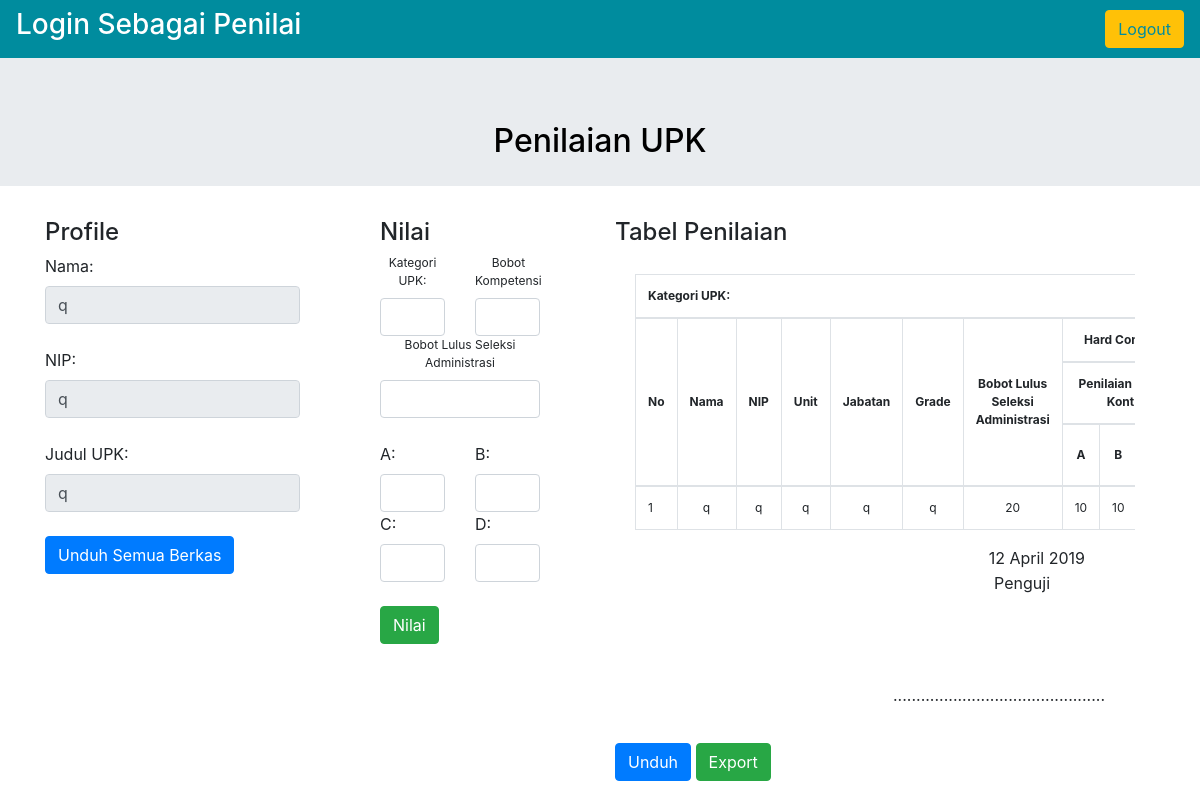
The page /penilaian.php?nip=q on the database its author committed.
### tables this page shows
CREATE TABLE `users` (
  `id` int(11) NOT NULL,
  `nama` varchar(255) NOT NULL,
  `nip` varchar(8) NOT NULL,
  `unit` varchar(255) NOT NULL,
  `jabatan` varchar(255) NOT NULL,
  `grade` varchar(255) NOT NULL,
  `tanggal` varchar(255) NOT NULL,
  `judul` varchar(255) NOT NULL,
  `berkas1` varchar(255) NOT NULL,
  `berkas2` varchar(255) NOT NULL,
  `berkas3` varchar(255) NOT NULL,
  `cv` varchar(255) NOT NULL,
  `talent1` varchar(255) NOT NULL,
  `talent2` varchar(255) NOT NULL,
  `talent3` varchar(255) NOT NULL,
  `lulus` int(11) NOT NULL,
  `a` int(2) NOT NULL,
  `b` int(2) NOT NULL,
  `c` int(2) NOT NULL,
  `d` int(2) NOT NULL,
  `bobot` int(11) NOT NULL,
  `nilai` int(3) NOT NULL,
  `presentasi` varchar(255) NOT NULL,
  `usertype` varchar(255) NOT NULL,
  `password` varchar(255) NOT NULL,
  `password2` varchar(255) NOT NULL
);

### penilaian.php (the view, shortened to what this page needs)
<?php
  $id = $_REQUEST['nip'];
  include('server/server.php');
  $sql = "SELECT * FROM users WHERE nip='$id'";
  $query = mysqli_query($db, $sql);
  while ($row = mysqli_fetch_array($query)){
    $nama = $row['nama'];
    $nip = $row['nip'];
    $judul = $row['judul'];
    $unit = $row['unit'];
    $jabatan = $row['jabatan'];
    $grade = $row['grade'];
    $lulus = $row['lulus'];
    $a = $row['a'];    $b = $row['b'];    $c = $row['c'];    $d = $row['d'];
  }
?>
<!DOCTYPE html>
<html>
<head>
  <link rel="stylesheet" href="index.css">
  <link rel="stylesheet" href="https://maxcdn.bootstrapcdn.com/bootstrap/4.2.1/css/bootstrap.min.css">
</head>
<body>
<div id="nav">
    <nav class="navbar navbar-expand-sm navbar-custom">
      <h3 style="color: #fff;">Login Sebagai Penilai</h3>
      <a class="btn btn-warning ml-auto" href="server/logout.php" role="button" style="color: #008C9E;">Logout</a>
  </nav>
</div>
  <div class="jumbotron jumbotron-fluid">
    <h2 style="color: black;">Penilaian UPK</h2>
  </div>
<div class="container">
  <div class="row">
    <div class="col-xl-3 col-sm-6 col-mb-3">
      <form>
        <h4>Profile</h4>
        <label for="nama">Nama:</label>
        <input type="text" name="nama" placeholder="" required class="form-control" value="<?php echo ($nama); ?>" disabled="" />
        <br>
        <label for="nip">NIP:</label>
        <input type="text" name="nip" placeholder="" required class="form-control" value="<?php echo ($nip); ?>" disabled="" />
        <br>
        <label for="judul">Judul UPK:</label>
        <input type="text" name="judul" placeholder="" required class="form-control" value="<?php echo ($judul); ?>" disabled="" />
        <br>
      </form>
      <a href="server/donlod.php"><button type="submit" class="btn btn-primary">Unduh Semua Berkas</button></a>
    </div>
    <div class="col-xl-3 col-sm-4 col-mb-3" style="margin-left: 50px;">
      <form action="#" method="post">
        <h4>Nilai</h4>
        <div class="row">
          <div class="col-4">
            <label for="kategory" style="font-size: 12px; text-align: center">Kategori UPK: </label>
            <input type="text" maxlength="1" name="kategori" placeholder="" required class="form-control" value="" id="kategori" style="text-transform: uppercase;" />
          </div>
          <div class="col-4">
            <label for="bobot" style="font-size: 12px; text-align: center">Bobot Kompetensi</label>
            <input type="text" maxlength="2" name="bobot" placeholder="" required class="form-control" value="" id="bobot"/>
          </div>
        </div>
        <div class="row">
          <div class="col-8">
            <label for="bobot" style="font-size: 12px; text-align: center">Bobot Lulus Seleksi Administrasi</label>
            <input type="text" maxlength="2" name="bobotL" onKeyUp="if(this.value>20){this.value='20';}else if(this.value<0){this.value='0';}" placeholder="" required class="form-control" value="" id="bobotL"/>
          </div>
        </div>
        <br>
        <div class="row">
          <div class="col-4">
            <label for="nilaiA">A:</label>
            <input type="text" maxlength="2" name="nilaiA" onKeyUp="if(this.value>10){this.value='10';}else if(this.value<0){this.value='0';}" placeholder="" required class="form-control" value="" id="na" />
          </div>
          <div class="col-4">
            <label for="nilaiB">B:</label>
            <input type="text" maxlength="2" name="nilaiB" onKeyUp="if(this.value>10){this.value='10';}else if(this.value<0){this.value='0';}" placeholder="" required class="form-control" value="" id="nb" />
          </div>
        </div>
        <div class="row">
          <div class="col-4">
            <label for="nilaiC">C:</label>
            <input type="text" maxlength="2" name="nilaiC" onKeyUp="if(this.value>10){this.value='10';}else if(this.value<0){this.value='0';}" placeholder="" required class="form-control" value="" id="nc"/>
          </div>
          <div class="col-4">
            <label for="nilaiD">D:</label>
            <input type="text" maxlength="2" name="nilaiD" onKeyUp="if(this.value>10){this.value='10';}else if(this.value<0){this.value='0';}" placeholder="" required class="form-control" value="" id="nd"/>
          </div>
        </div>
        <br>
        <button type="submit" name="nilai" class="btn btn-success" onclick="getVal()">Nilai</button>
      </form>
    </div>
    <div class="col-6" style="margin-left: -50px;">
      <h4>Tabel Penilaian</h4>
      <div class="card-body">
          <div id="print" class="table-responsive">
            <div id="dataTable_wrapper" class="dataTables_wrapper dt-bootstrap4">
              <div class="row">
                <div class="col-sm-12">
                  <table id="tblData" class="table table-bordered dataTable" role="grid" style="width: 100%" width="100%" cellspacing="0">
                    <thead style="text-align: center; font-size: 12px;">
                      <tr>
                        <th class="sortting_asc" style="text-align: left;" tabindex="0" rowspan="1" colspan="14" id="setKategori"><?php echo 'Kategori UPK: '.$kategori.'' ?></th>
                      </tr>
                      <tr role="row">
                        <th class="sortting_asc align-middle" tabindex="0" rowspan="3" colspan="1" width="50px" style="text-align: center;">No</th>
                        <th class="sortting_asc align-middle" tabindex="0" rowspan="3" colspan="1">Nama</th>
                        <th class="sortting_asc align-middle" tabindex="0" rowspan="3" colspan="1">NIP</th>
                        <th class="sortting_asc align-middle" tabindex="0" rowspan="3" colspan="1">Unit</th>
                        <th class="sortting_asc align-middle" tabindex="0" rowspan="3" colspan="1">Jabatan</th>
                        <th class="sortting_asc align-middle" tabindex="0" rowspan="3" colspan="1">Grade</th>
                        <th class="sortting_asc align-middle" tabindex="0" rowspan="3" colspan="1" style="text-align: center;">Bobot Lulus Seleksi Administrasi</th>
                        <th class="sortting_asc align-middle" tabindex="0" rowspan="1" colspan="4" style="text-align: center;">Hard Competence</th>
                      </tr>
                      <tr>
                        <th colspan="4">Penilaian Makalah & Kontribusi</th>
                      </tr>
                      <tr>
                        <th class="align-middle" id="a">A</th>
                        <th class="align-middle" id="b">B</th>
                      </tr>
                    </thead>
                    <tbody style="text-align: center; font-size: 12px;">
                      <tr class="odd" role="row">
                        <td>1</td>
                        <td style="text-align: center;"><?php echo $nama; ?></td>
                        <td style="text-align: center;"><?php echo $nip; ?></td>
                        <td style="text-align: center;"><?php echo $unit; ?></td>
                        <td style="text-align: center;"><?php echo $jabatan; ?></td>
                        <td style="text-align: center;"><?php echo $grade; ?></td>
                        <td id="bobotLulus" style="text-align: center;"><?php echo $lulus; ?></td>
                        <td id="kolA" style="text-align: center;"><?php echo $a; ?></td>
                        <td id="kolB" style="text-align: center;"><?php echo $b; ?></td>
                      </tr>
                    </tbody>
                  </table>
                  <p id="tang" class="d-flex justify-content-end" style="margin-right: 50px;"> </p>
                  <p class="d-flex justify-content-end" style="margin-right: 85px; margin-top: -15px">Penguji</p><br><br><br>
                  <p class="d-flex justify-content-end" style="margin-right: 30px;">..............................................</p>
                </div>
              </div>
            </div>
          </div>
        </div>
        <button type="submit" class="btn btn-primary" onclick="printContent('print')">Unduh</button>
        <button type="submit" class="btn btn-success" onclick="tableToExcel('tblData')">Export</button>
    </div>
  </div>
</div>
</body>
</html>

### index.css (style rules this page uses)
* { -webkit-box-sizing: border-box; -moz-box-sizing: border-box; box-sizing: border-box; outline: none; }
.navbar-custom { background-color: #008C9E; }
a, a:hover, a:focus { color: inherit; text-decoration: none; transition: all 0.3s; }
.jumbotron { text-align: center; height: 10px; color: #ffffff; }
th, td { padding: 10px; text-align: left; border-bottom: 1px solid #ddd; }
#nav { -webkit-box-shadow: 0 8px 6px -6px #999; -moz-box-shadow: 0 8px 6px -6px #999; box-shadow: 0 8px 6px -6px #999; }

### rows shown on the page
users: nama "q", nip "q", judul "q", unit "q", jabatan "q", grade "q", lulus "20", a "10", b "10"
